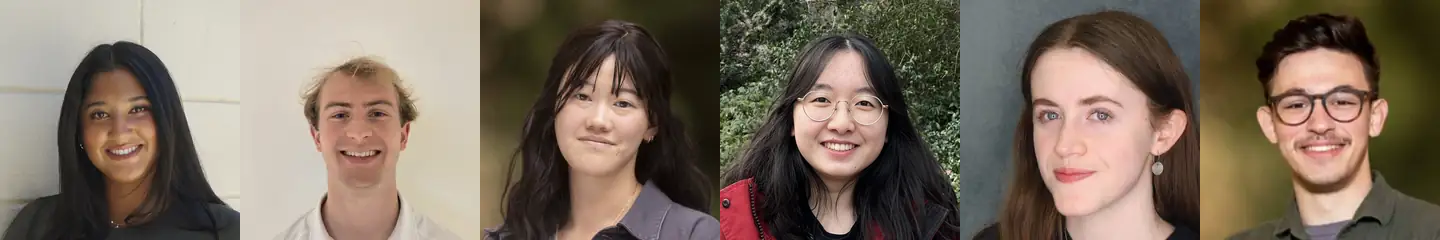
#> input picture mockups/tools/newpeople_check.png, 1440 x 240 px
$ python -i make_people.py   (imports and definitions only)
#> lines starting #> are read from the running program, lines starting #| are printed output that depends on the picture
"""Build the People section's portraits and render manifest.

Roster comes from `data/people.json` (this project's own file, reconciled from Nick's roster
table and the CV). Photographs are still pulled from the old Jekyll repo's
`assets/img/people/`, cropped square with an upward bias since those are landscape portraits
and the face sits above centre. Members with no photo get `img: null` and the page falls back
to a monogram tile.

Writes:
    data/people.json            name / role / url / image filename, in display order
    assets/people/<slug>.webp   240 px square portraits
    tools/people_check.png      contact sheet, to confirm nothing is badly cropped
"""
import json
import os
import time

import numpy as np
from pathlib import Path

import matplotlib
# [1 line not run here, left out]
import matplotlib.pyplot as plt
from PIL import Image

OLD = Path(r"D:/Dropbox/code/SteinmetzLab.github.io")
OUT = Path(__file__).resolve().parent.parent / "assets"
PORTRAITS = OUT / "people"

SIZE = 240
QUALITY = 64
TOP_BIAS = 0.36   # fallback crop centre when no face is found (0.5 = dead centre)

_CASCADE = None


def face_centre(im):
    """Centre of the largest detected face, as (fx, fy) fractions of the image.

    Falls back to (0.5, TOP_BIAS) when detection fails -- these are ordinary snapshots,
    not passport photos, so a few will not resolve and the old heuristic is fine there.
    """
    global _CASCADE
    import cv2
    if _CASCADE is None:
        _CASCADE = cv2.CascadeClassifier(
            os.path.join(cv2.data.haarcascades, "haarcascade_frontalface_default.xml"))
    g = cv2.cvtColor(np.asarray(im), cv2.COLOR_RGB2GRAY)
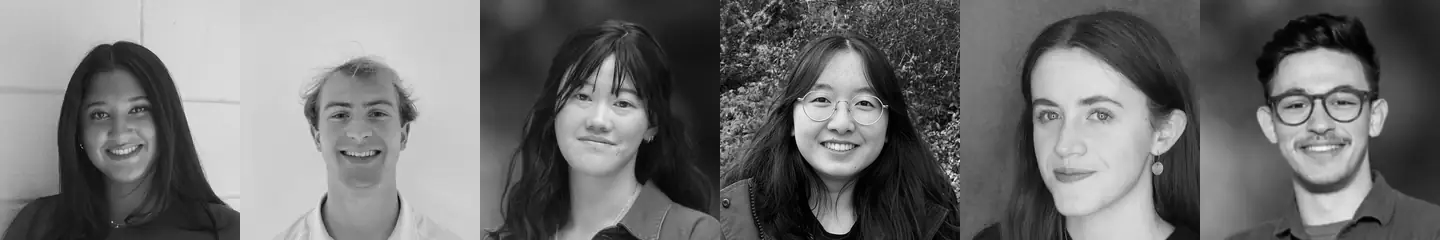
#> g: shape (240, 1440); min 0, max 254, mean 111.9
    g = cv2.equalizeHist(g)
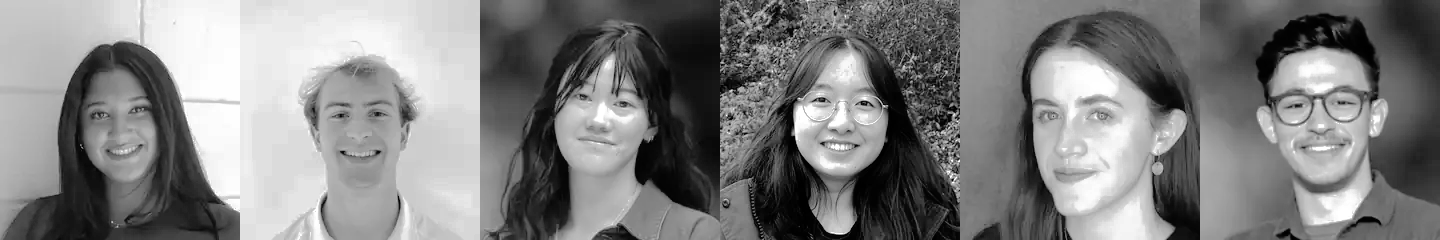
#> g: shape (240, 1440); min 0, max 255, mean 128.2
    faces = _CASCADE.detectMultiScale(g, scaleFactor=1.08, minNeighbors=6,
                                      minSize=(max(40, g.shape[0] // 12),) * 2)
#> faces = [[73, 83, 93, 93], [785, 60, 109, 109], [546, 59, 109, 109], [1005, 61, 143, 143], [302, 72, 113, 113], [1255, 48, 136, 136]]
    if len(faces) == 0:
        return 0.5, TOP_BIAS, False
    x, y, w, h = max(faces, key=lambda f: f[2] * f[3])
#> x = 1005; y = 61; w = 143; h = 143
    # aim a little above the face centre so the crop keeps hair and not just chin
    return (x + w / 2) / g.shape[1], (y + h * 0.42) / g.shape[0], True

ROSTER = Path(__file__).resolve().parent.parent / "data/people.json"
# Display order: PI, then staff, then each cohort in seniority (join-date) order.
GROUP_ORDER = ["pi", "staff", "postdoc", "grad", "undergrad", "highschool"]

# [1 line that did not run here, left out]
# [1 line that did not run here, left out]
# [13 lines not run here, left out]


def save_retry(im, dst, attempts=5):
    for i in range(attempts):
        try:
            im.save(dst, "WEBP", quality=QUALITY, method=6)
            return True
        except OSError:
            if i == attempts - 1:
                raise
            time.sleep(0.4)
    return False

def slug(name: str) -> str:
    return "".join(c.lower() if c.isalnum() else "-" for c in name).strip("-")


records, thumbs, detected = [], [], []
# [36 lines not run here, left out]
total = sum(f.stat().st_size for f in PORTRAITS.glob("*.webp"))
# [3 lines not run here, left out]

cols = 6
rows = -(-len(thumbs) // cols)
# [1 line that did not run here, left out]
# [9 lines not run here, left out]

>>> import cv2
>>> picture = cv2.cvtColor(cv2.imread('newpeople_check.png'), cv2.COLOR_BGR2RGB)
>>> result = face_centre(picture)
#> result = (0.748, 0.504, True)
